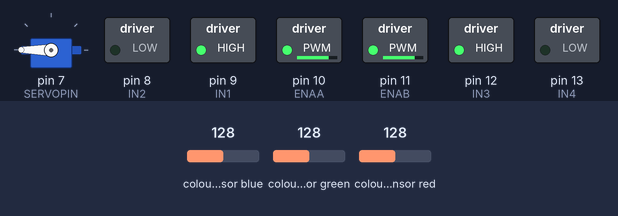
Recording of a sketch running on a simulated Arduino Uno, built with avr-gcc and run on an emulated ATmega328P. Shown: servo, switched loads named in the sketch (green lamp = pin HIGH). Wiring (inferred from the names in the program): TCS3200 colour sensor: output pin 6; S2 pin 4; S3 pin 5; S0 pin 2; S1 pin 3. Inputs (shaded band) come from the test bench; at power-on: colour sensor blue 128, colour sensor green 128, colour sensor red 128. Pins used as bus, display or sensor lines are not drawn.

Above: at 0.05 s.
Timing chart, 0 to 3.6 s (numbered marks = the images above):
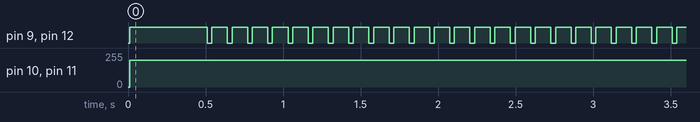

The sketch:

challengeone.ino
```cpp
#include <Servo.h>
const int SERVOPIN = 7;
Servo servo;

// Echo Sensor
const int TRIGPIN = A1;
const int ECHOPIN = A2;
long duration;
int distance;

// DC Motor
const int ENAA = 10; // PWM
const int IN1 = 9;
const int IN2 = 8;
const int ENAB = 11; // PWM
const int IN3 = 12;
const int IN4 = 13;

// Color Sensor
// frequency scalars
const int S0 = 2;
const int S1 = 3;
// color array selectors
const int S2 = 4;
const int S3 = 5;
const int SENSOROUT = 6;
int redPW = 0;
int greenPW = 0;
int bluePW = 0;

// new things
bool circleFound = false;
int rings = 0;
int horizontal_search_radius = 20; // complete guess
float startTime = 0, endTime = 0;
bool findSecant = false;
String prevColour;

void setup()
{
    Serial.begin(9600);
    // put your setup code here, to run once:
    servo.attach(SERVOPIN);

    // Echo Sensor
    pinMode(TRIGPIN, OUTPUT);
    pinMode(ECHOPIN, INPUT_PULLUP);

    // DC Motor
    // prepare motor control pins
    pinMode(ENAA, OUTPUT);
    pinMode(ENAB, OUTPUT);
    pinMode(IN1, OUTPUT);
    pinMode(IN2, OUTPUT);
    pinMode(IN3, OUTPUT);
    pinMode(IN4, OUTPUT);

    // Color Sensor
    pinMode(S0, OUTPUT);
    pinMode(S1, OUTPUT);
    pinMode(S2, OUTPUT);
    pinMode(S3, OUTPUT);

    // set PW scaling to 20%
    digitalWrite(S0, HIGH);
    digitalWrite(S1, LOW);

    // set sensor output as input
    pinMode(SENSOROUT, INPUT);

    //challenge_1 logic
    close_claw();

    //find the circle
    while (!circleFound)
    {
      //search forwards to find the circle
      moveForward();
      delay(500);
      stopMotors();

      if (!isBlack())
      {
        circleFound = false;
        startTime = millis();
        break;
      }

      moveBackward();
      delay(500);
      stopMotors();

      //small incremeents to the right
      turnRight(8);
    }

    //find the secant
    while (!findSecant)
    {
      //move forward by a small increment
      moveForward();
      delay(100);
      stopMotors();

      if (isBlack())
      {
        endTime = millis();
        findSecant = false;
        break;
      }
    }

    float target = endTime + (endTime - startTime) / 2.0;
    Serial.println(startTime);
    Serial.println(endTime);
    Serial.println(target);

    //back track halfway to mid point
    while (target > millis())
    {
      Serial.println(millis());
      moveBackward();
      delay(100);
    }

    stopMotors();

    //turn 90 degrees
    turnRight(8);

    //moveForwards until we hit the edge
    while (!isBlack())
    {
      moveForward();
      delay(100);
    }

    stopMotors();
    prevColour = getColour();

    moveBackward();
    delay(2500);
    /*
    while (rings < 5)
    {
       moveBackward();
       delay(100);

       if (prevColour != getColour())
       {
         rings++;
         prevColour = getColour();
         Serial.println(String(rings));
       }
    }*/

    stopMotors();
    open_claw();
}

void loop()
{

}


bool isBlack()
{
  return getColour() == "Black";
}

String getColour()
{
  redPW = getRedPW();
  greenPW = getGreenPW();
  bluePW = getBluePW();

  int blackTest = max(redPW, max(greenPW, bluePW));
  if (blackTest > 1000)
  {
    return "Black";
  }

  int maxColor = min(redPW, min(greenPW, bluePW));

  if (maxColor == redPW) {
      return "Red";
  }
  else if (maxColor == greenPW) {
      return "Green";
  }
  else {
      return "Blue";
  }
}

// Color Sensor: Reads the pulse width for Red
int getRedPW() {
  digitalWrite(S2, LOW);
  digitalWrite(S3, LOW);
  delay(10);  // Give sensor time to settle
  int PW = pulseIn(SENSOROUT, LOW, 10000);
  return PW;
}

// Color Sensor: Reads the pulse width for Green
int getGreenPW() {
  digitalWrite(S2, HIGH);
  digitalWrite(S3, HIGH);
  delay(10);
  int PW = pulseIn(SENSOROUT, LOW, 10000);
  return PW;
}

// Color Sensor: Reads the pulse width for Blue
int getBluePW() {
  digitalWrite(S2, LOW);
  digitalWrite(S3, HIGH);
  delay(10);
  int PW = pulseIn(SENSOROUT, LOW, 10000);
  return PW;
}

// Move forward
void moveBackward() {
    digitalWrite(IN1, LOW);
    digitalWrite(IN2, HIGH);
    digitalWrite(IN3, LOW);
    digitalWrite(IN4, HIGH);
    analogWrite(ENAA, 200);
    analogWrite(ENAB, 200);
}

// Move forward
void moveForward() {
    digitalWrite(IN1, HIGH);
    digitalWrite(IN2, LOW);
    digitalWrite(IN3, HIGH);
    digitalWrite(IN4, LOW);
    analogWrite(ENAA, 200);
    analogWrite(ENAB, 200);
}

void moveLeft() {
    // Right wheel moves forward (normal speed)
    digitalWrite(IN1, HIGH);
    digitalWrite(IN2, LOW);
    analogWrite(ENAA, 200);

    // Left wheel doesn't move
    digitalWrite(IN3, LOW);
    digitalWrite(IN4, LOW);
    analogWrite(ENAB, 120);
}

void moveRight() {
    // Left wheel moves forward (normal speed)
    digitalWrite(IN3, HIGH);
    digitalWrite(IN4, LOW);
    analogWrite(ENAB, 200);

    // Right wheel doesn't move
    digitalWrite(IN1, LOW);
    digitalWrite(IN2, LOW);
    analogWrite(ENAA, 120);
}

void turnRight(int amount)
{
    for (int i = 0; i < amount; i++) {
        moveRight();
        delay(120);
        stopMotors();
        moveBackward();
        delay(100);
        stopMotors();
    }
}

void turnLeft(){
    for (int i = 0; i < 16; i++) {
        moveLeft();
        delay(120);
        stopMotors();
        moveBackward();
        delay(100);
        stopMotors();
    }
}

void uTurn(){
    turnRight(16);
    turnRight(16);
}

// Stop the motors
void stopMotors() {
    digitalWrite(IN1, LOW);
    digitalWrite(IN2, LOW);
    digitalWrite(IN3, LOW);
    digitalWrite(IN4, LOW);
}

void open_claw() {
    servo.write(0);
    delay(10);
}

void close_claw() {
    servo.write(180);
    delay(10);
}

int getDistance() {
    digitalWrite(TRIGPIN, LOW);
    delayMicroseconds(2);
    digitalWrite(TRIGPIN, HIGH);
    delayMicroseconds(10);
    digitalWrite(TRIGPIN, LOW);

    duration = pulseIn(ECHOPIN, HIGH, 30000);
    if (duration == 0) return 999;
    return duration * 0.034 / 2;
}
```

Measured:
- by itself, pin 9 (IN1), pin 12 (IN3): repeats every 0.13 s: LOW 0.03 s, HIGH 0.10 s
- by itself, pin 10 (ENAA), pin 11 (ENAB): 0/255 → 200/255 at 0.01 s
